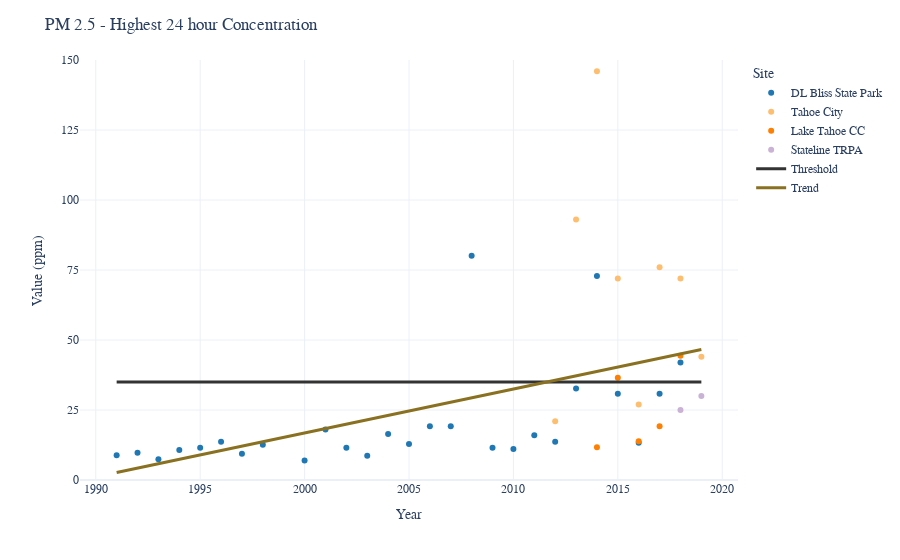

Notebook code for this chart:
### Markdown cell above
## 24-Hour Pm2.5 Concentration

### Code cell
# set indicator
indicator = 'PM2.5 - HIGH 24 HR'

# limit rows to indicator
df24PM25 = dfAir.loc[dfAir['Indicator'] == indicator]
df = df24PM25

# setup plot
fig = px.scatter(df, x = 'Year', y= 'Value', color='Site', 
                 color_discrete_map=color_discrete_map,
                 hover_data={'Year':False, # remove year from hover data
                             'Value':':.2f'
                             })

fig.update_traces(hovertemplate='<br>%{y:.2f} ppm')


# create threshold line
fig.add_trace(go.Scatter(
    y=df['Threshold Value'],
    x=df['Year'],
    name= "Threshold",
    line=dict(color='#333333', width=3),
    mode='lines',
    hovertemplate='Threshold :<br>%{y:.2f} ppm<extra></extra>'
))


# create trendline
fig2 = px.scatter(df, x = 'Year', y= 'Value', 
                 trendline='ols', trendline_color_override='#8a7121')

# set up trendline trace
trendline = fig2.data[1]

# get ols results
fit_results = px.get_trendline_results(fig2).px_fit_results.iloc[0]
# get beta value
beta = fit_results.params[1]
print("Beta = " + str(fit_results.params[1]))
# add beta value from trend line to data frame
dfAir.loc[dfAir['Indicator'] == indicator, 'Beta'] = fit_results.params[1]

# create variable of beta
slope = dfAir.loc[dfAir['Indicator'] == indicator, 'Beta']

# update trendline
trendline.update(showlegend=True, name="Trend", line_width=3, 
                 customdata=slope, hovertemplate='Trend :<br>%{customdata:.2f}<extra></extra>')

# add to figure
fig.add_trace(trendline)

# set layout
fig.update_layout(title="PM 2.5 - Highest 24 hour Concentration",
                    font_family=font,
                    template=template,
                    showlegend=True,
                    hovermode="x unified",
                    xaxis = dict(
                        tickmode = 'linear',
                        tick0 = 1985,
                        dtick = 5
                    ),
                    yaxis = dict(
                        tickmode = 'linear',
                        tick0 = 0,
                        dtick = 25,
                        range=[0, 150],
                        title_text='Value (ppm)'
                    )
                  
                 )

# show figure
fig.show()
# save to HTML
fig.write_html(os.path.join(workspace, "AirQuality_24hrPM25.html"))

### Figure 1 — Plotly figure (JSON) as saved in the notebook; plotly's stock layout.template omitted (floating-point values rounded to 4 significant figures)
{"data": [{"customdata": [[1991, 8.853], [1992, 9.718], [1993, 7.411], [1994, 10.69], [1995, 11.54], [1996, 13.65], [1997, 9.377], [1998, 12.6], [1999, null], [2000, 7.008], [2001, 18.02], [2002, 11.49], [2003, 8.63], [2004, 16.43], [2005, 12.83], [2006, 19.2], [2007, 19.2], [2008, 80.11], [2009, 11.54], [2010, 11.11], [2011, 16.02], [2012, 13.65], [2013, 32.71], [2014, 72.81], [2015, 30.79], [2016, 13.33], [2017, 30.77], [2018, 42], [2019, null]], "hovertemplate": "<br>%{y:.2f} ppm", "legendgroup": "DL Bliss State Park", "marker": {"color": "#1f78b4", "symbol": "circle"}, "mode": "markers", "name": "DL Bliss State Park", "orientation": "v", "showlegend": true, "type": "scatter", "x": [1991, 1992, 1993, 1994, 1995, 1996, 1997, 1998, 1999, 2000, 2001, 2002, 2003, 2004, 2005, 2006, 2007, 2008, 2009, 2010, 2011, 2012, 2013, 2014, 2015, 2016, 2017, 2018, 2019], "xaxis": "x", "y": [8.853, 9.718, 7.411, 10.69, 11.54, 13.65, 9.377, 12.6, null, 7.008, 18.02, 11.49, 8.63, 16.43, 12.83, 19.2, 19.2, 80.11, 11.54, 11.11, 16.02, 13.65, 32.71, 72.81, 30.79, 13.33, 30.77, 42, null], "yaxis": "y"}, {"customdata": [[2012, 21], [2013, 93], [2014, 146], [2015, 72], [2016, 27], [2017, 76], [2018, 72], [2019, 44]], "hovertemplate": "<br>%{y:.2f} ppm", "legendgroup": "Tahoe City", "marker": {"color": "#fdbf6f", "symbol": "circle"}, "mode": "markers", "name": "Tahoe City", "orientation": "v", "showlegend": true, "type": "scatter", "x": [2012, 2013, 2014, 2015, 2016, 2017, 2018, 2019], "xaxis": "x", "y": [21, 93, 146, 72, 27, 76, 72, 44], "yaxis": "y"}, {"customdata": [[2014, 11.69], [2015, 36.5], [2016, 13.82], [2017, 19.16], [2018, 44.4]], "hovertemplate": "<br>%{y:.2f} ppm", "legendgroup": "Lake Tahoe CC", "marker": {"color": "#ff7f00", "symbol": "circle"}, "mode": "markers", "name": "Lake Tahoe CC", "orientation": "v", "showlegend": true, "type": "scatter", "x": [2014, 2015, 2016, 2017, 2018], "xaxis": "x", "y": [11.69, 36.5, 13.82, 19.16, 44.4], "yaxis": "y"}, {"customdata": [[2018, 25], [2019, 30]], "hovertemplate": "<br>%{y:.2f} ppm", "legendgroup": "Stateline TRPA", "marker": {"color": "#cab2d6", "symbol": "circle"}, "mode": "markers", "name": "Stateline TRPA", "orientation": "v", "showlegend": true, "type": "scatter", "x": [2018, 2019], "xaxis": "x", "y": [25, 30], "yaxis": "y"}, {"hovertemplate": "Threshold :<br>%{y:.2f} ppm<extra></extra>", "line": {"color": "#333333", "width": 3}, "mode": "lines", "name": "Threshold", "type": "scatter", "x": [1991, 1992, 1993, 1994, 1995, 1996, 1997, 1998, 1999, 2000, 2001, 2002, 2003, 2004, 2005, 2006, 2007, 2008, 2009, 2010, 2011, 2012, 2012, 2013, 2013, 2014, 2014, 2014, 2015, 2015, 2015, 2016, 2016, 2016, 2017, 2017, 2017, 2018, 2018, 2018, 2018, 2019, 2019, 2019], "y": [35, 35, 35, 35, 35, 35, 35, 35, 35, 35, 35, 35, 35, 35, 35, 35, 35, 35, 35, 35, 35, 35, 35, 35, 35, 35, 35, 35, 35, 35, 35, 35, 35, 35, 35, 35, 35, 35, 35, 35, 35, 35, 35, 35]}, {"customdata": [1.57, 1.57, 1.57, 1.57, 1.57, 1.57, 1.57, 1.57, 1.57, 1.57, 1.57, 1.57, 1.57, 1.57, 1.57, 1.57, 1.57, 1.57, 1.57, 1.57, 1.57, 1.57, 1.57, 1.57, 1.57, 1.57, 1.57, 1.57, 1.57, 1.57, 1.57, 1.57, 1.57, 1.57, 1.57, 1.57, 1.57, 1.57, 1.57, 1.57, 1.57, 1.57, 1.57, 1.57], "hovertemplate": "Trend :<br>%{customdata:.2f}<extra></extra>", "legendgroup": "", "line": {"color": "#8a7121", "width": 3}, "marker": {"color": "#636efa", "symbol": "circle"}, "mode": "lines", "name": "Trend", "showlegend": true, "type": "scatter", "x": [1991, 1992, 1993, 1994, 1995, 1996, 1997, 1998, 2000, 2001, 2002, 2003, 2004, 2005, 2006, 2007, 2008, 2009, 2010, 2011, 2012, 2012, 2013, 2013, 2014, 2014, 2014, 2015, 2015, 2015, 2016, 2016, 2016, 2017, 2017, 2017, 2018, 2018, 2018, 2018, 2019, 2019], "xaxis": "x", "y": [2.669, 4.239, 5.808, 7.378, 8.948, 10.52, 12.09, 13.66, 16.8, 18.37, 19.94, 21.5, 23.07, 24.64, 26.21, 27.78, 29.35, 30.92, 32.49, 34.06, 35.63, 35.63, 37.2, 37.2, 38.77, 38.77, 38.77, 40.34, 40.34, 40.34, 41.91, 41.91, 41.91, 43.48, 43.48, 43.48, 45.05, 45.05, 45.05, 45.05, 46.62, 46.62], "yaxis": "y"}], "layout": {"font": {"family": "Calibri"}, "hovermode": "x unified", "legend": {"title": {"text": "Site"}, "tracegroupgap": 0}, "margin": {"t": 60}, "showlegend": true, "title": {"text": "PM 2.5 - Highest 24 hour Concentration"}, "xaxis": {"anchor": "y", "domain": [0, 1], "dtick": 5, "tick0": 1985, "tickmode": "linear", "title": {"text": "Year"}}, "yaxis": {"anchor": "x", "domain": [0, 1], "dtick": 25, "range": [0, 150], "tick0": 0, "tickmode": "linear", "title": {"text": "Value (ppm)"}}}}
